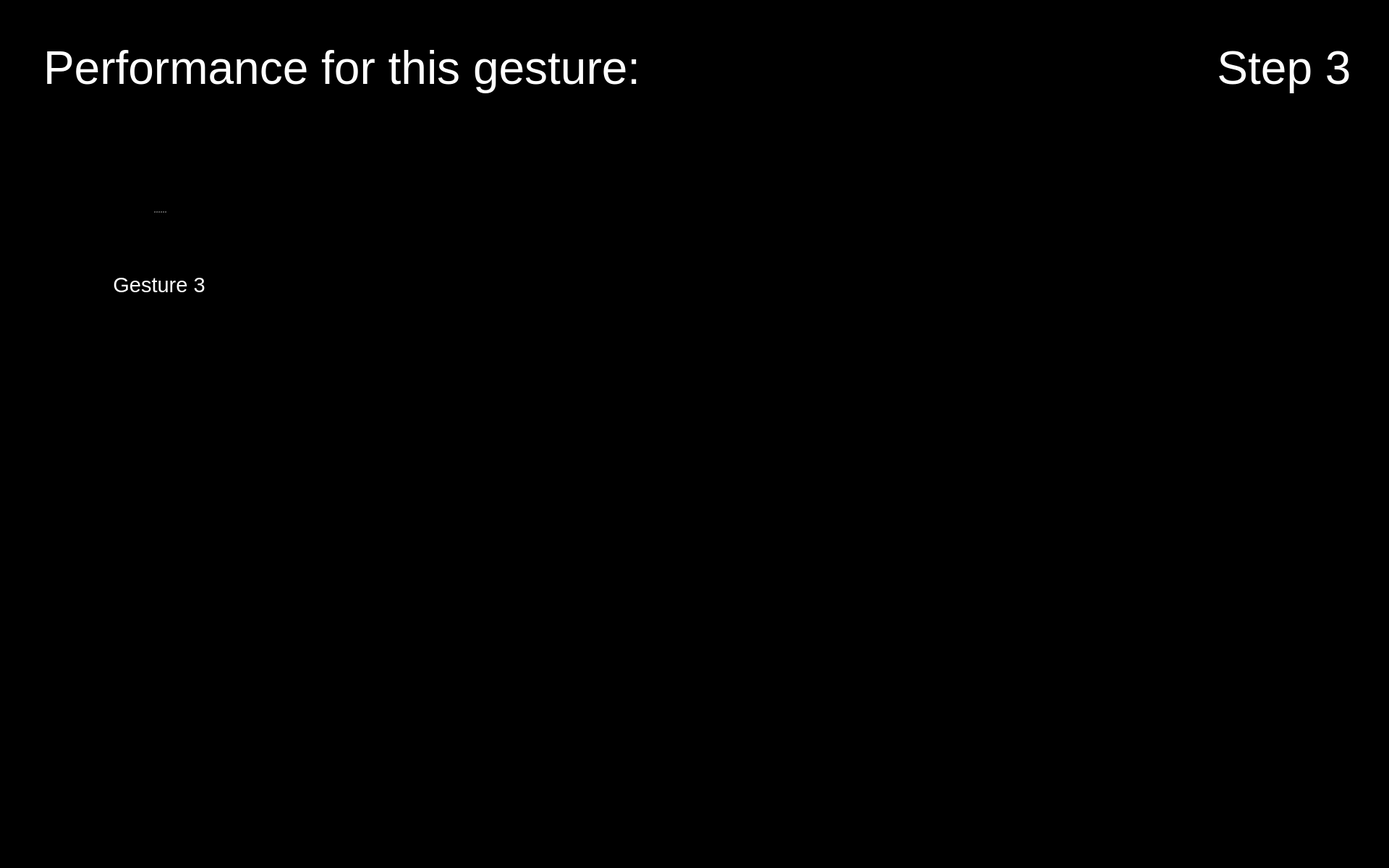
<?xml version="1.0" encoding="UTF-8"?>
<ui version="4.0">
 <class>Form</class>
 <widget class="QWidget" name="Form">
  <property name="geometry">
   <rect>
    <x>0</x>
    <y>0</y>
    <width>1920</width>
    <height>1200</height>
   </rect>
  </property>
  <property name="maximumSize">
   <size>
    <width>1920</width>
    <height>1200</height>
   </size>
  </property>
  <property name="windowTitle">
   <string>Form</string>
  </property>
  <property name="styleSheet">
   <string notr="true">background-color: rgb(0, 0, 0);</string>
  </property>
  <widget class="QPushButton" name="button_nav_left">
   <property name="enabled">
    <bool>true</bool>
   </property>
   <property name="geometry">
    <rect>
     <x>800</x>
     <y>560</y>
     <width>150</width>
     <height>150</height>
    </rect>
   </property>
   <property name="minimumSize">
    <size>
     <width>81</width>
     <height>81</height>
    </size>
   </property>
   <property name="maximumSize">
    <size>
     <width>150</width>
     <height>150</height>
    </size>
   </property>
   <property name="cursor">
    <cursorShape>OpenHandCursor</cursorShape>
   </property>
   <property name="focusPolicy">
    <enum>Qt::WheelFocus</enum>
   </property>
   <property name="contextMenuPolicy">
    <enum>Qt::DefaultContextMenu</enum>
   </property>
   <property name="layoutDirection">
    <enum>Qt::LeftToRight</enum>
   </property>
   <property name="autoFillBackground">
    <bool>false</bool>
   </property>
   <property name="styleSheet">
    <string notr="true"/>
   </property>
   <property name="icon">
    <iconset resource="resources/res.qrc">
     <normaloff>:/buttons/Button Left.svg</normaloff>:/buttons/Button Left.svg</iconset>
   </property>
   <property name="iconSize">
    <size>
     <width>144</width>
     <height>144</height>
    </size>
   </property>
   <property name="autoDefault">
    <bool>false</bool>
   </property>
   <property name="default">
    <bool>false</bool>
   </property>
   <property name="flat">
    <bool>true</bool>
   </property>
  </widget>
  <widget class="QPushButton" name="button_nav_right">
   <property name="enabled">
    <bool>true</bool>
   </property>
   <property name="geometry">
    <rect>
     <x>960</x>
     <y>560</y>
     <width>150</width>
     <height>150</height>
    </rect>
   </property>
   <property name="minimumSize">
    <size>
     <width>81</width>
     <height>81</height>
    </size>
   </property>
   <property name="maximumSize">
    <size>
     <width>150</width>
     <height>150</height>
    </size>
   </property>
   <property name="cursor">
    <cursorShape>OpenHandCursor</cursorShape>
   </property>
   <property name="focusPolicy">
    <enum>Qt::WheelFocus</enum>
   </property>
   <property name="contextMenuPolicy">
    <enum>Qt::DefaultContextMenu</enum>
   </property>
   <property name="layoutDirection">
    <enum>Qt::LeftToRight</enum>
   </property>
   <property name="autoFillBackground">
    <bool>false</bool>
   </property>
   <property name="styleSheet">
    <string notr="true"/>
   </property>
   <property name="icon">
    <iconset resource="resources/res.qrc">
     <normaloff>:/buttons/Button Right.svg</normaloff>:/buttons/Button Right.svg</iconset>
   </property>
   <property name="iconSize">
    <size>
     <width>144</width>
     <height>144</height>
    </size>
   </property>
   <property name="autoDefault">
    <bool>false</bool>
   </property>
   <property name="default">
    <bool>false</bool>
   </property>
   <property name="flat">
    <bool>true</bool>
   </property>
  </widget>
  <widget class="QPushButton" name="button_exit">
   <property name="enabled">
    <bool>true</bool>
   </property>
   <property name="geometry">
    <rect>
     <x>1760</x>
     <y>1040</y>
     <width>150</width>
     <height>150</height>
    </rect>
   </property>
   <property name="minimumSize">
    <size>
     <width>81</width>
     <height>81</height>
    </size>
   </property>
   <property name="maximumSize">
    <size>
     <width>150</width>
     <height>150</height>
    </size>
   </property>
   <property name="cursor">
    <cursorShape>OpenHandCursor</cursorShape>
   </property>
   <property name="focusPolicy">
    <enum>Qt::WheelFocus</enum>
   </property>
   <property name="contextMenuPolicy">
    <enum>Qt::DefaultContextMenu</enum>
   </property>
   <property name="icon">
    <iconset resource="resources/res.qrc">
     <normaloff>:/buttons/Button Exit.svg</normaloff>:/buttons/Button Exit.svg</iconset>
   </property>
   <property name="iconSize">
    <size>
     <width>144</width>
     <height>144</height>
    </size>
   </property>
   <property name="autoDefault">
    <bool>false</bool>
   </property>
   <property name="default">
    <bool>false</bool>
   </property>
   <property name="flat">
    <bool>true</bool>
   </property>
  </widget>
  <widget class="QLabel" name="icon_reaction_1">
   <property name="enabled">
    <bool>true</bool>
   </property>
   <property name="geometry">
    <rect>
     <x>1400</x>
     <y>250</y>
     <width>200</width>
     <height>200</height>
    </rect>
   </property>
   <property name="sizePolicy">
    <sizepolicy hsizetype="Preferred" vsizetype="Preferred">
     <horstretch>0</horstretch>
     <verstretch>0</verstretch>
    </sizepolicy>
   </property>
   <property name="maximumSize">
    <size>
     <width>200</width>
     <height>200</height>
    </size>
   </property>
   <property name="text">
    <string/>
   </property>
   <property name="scaledContents">
    <bool>true</bool>
   </property>
  </widget>
  <widget class="QLabel" name="image_step">
   <property name="geometry">
    <rect>
     <x>1650</x>
     <y>170</y>
     <width>250</width>
     <height>250</height>
    </rect>
   </property>
   <property name="font">
    <font>
     <pointsize>48</pointsize>
    </font>
   </property>
   <property name="styleSheet">
    <string notr="true">color: rgb(255, 255, 255);</string>
   </property>
   <property name="text">
    <string/>
   </property>
   <property name="pixmap">
    <pixmap resource="resources/res.qrc">:/detected steps/Detected Step3 Button.png</pixmap>
   </property>
   <property name="alignment">
    <set>Qt::AlignCenter</set>
   </property>
   <property name="wordWrap">
    <bool>true</bool>
   </property>
  </widget>
  <widget class="QLabel" name="icon_expert_1">
   <property name="enabled">
    <bool>true</bool>
   </property>
   <property name="geometry">
    <rect>
     <x>490</x>
     <y>220</y>
     <width>100</width>
     <height>100</height>
    </rect>
   </property>
   <property name="sizePolicy">
    <sizepolicy hsizetype="Preferred" vsizetype="Preferred">
     <horstretch>0</horstretch>
     <verstretch>0</verstretch>
    </sizepolicy>
   </property>
   <property name="maximumSize">
    <size>
     <width>100</width>
     <height>100</height>
    </size>
   </property>
   <property name="text">
    <string/>
   </property>
   <property name="pixmap">
    <pixmap resource="resources/res.qrc">:/img/Icon Expert.png</pixmap>
   </property>
   <property name="scaledContents">
    <bool>true</bool>
   </property>
  </widget>
  <widget class="QLabel" name="label_plot_1">
   <property name="geometry">
    <rect>
     <x>490</x>
     <y>180</y>
     <width>850</width>
     <height>340</height>
    </rect>
   </property>
   <property name="maximumSize">
    <size>
     <width>1200</width>
     <height>480</height>
    </size>
   </property>
   <property name="font">
    <font>
     <pointsize>48</pointsize>
    </font>
   </property>
   <property name="styleSheet">
    <string notr="true">color: rgb(255, 255, 255);</string>
   </property>
   <property name="text">
    <string/>
   </property>
   <property name="scaledContents">
    <bool>true</bool>
   </property>
  </widget>
  <widget class="QLabel" name="icon_newbie_1">
   <property name="enabled">
    <bool>true</bool>
   </property>
   <property name="geometry">
    <rect>
     <x>490</x>
     <y>380</y>
     <width>100</width>
     <height>100</height>
    </rect>
   </property>
   <property name="sizePolicy">
    <sizepolicy hsizetype="Preferred" vsizetype="Preferred">
     <horstretch>0</horstretch>
     <verstretch>0</verstretch>
    </sizepolicy>
   </property>
   <property name="maximumSize">
    <size>
     <width>100</width>
     <height>100</height>
    </size>
   </property>
   <property name="text">
    <string/>
   </property>
   <property name="pixmap">
    <pixmap resource="resources/res.qrc">:/img/Icon User.png</pixmap>
   </property>
   <property name="scaledContents">
    <bool>true</bool>
   </property>
  </widget>
  <widget class="QLabel" name="label_text_step">
   <property name="geometry">
    <rect>
     <x>1650</x>
     <y>20</y>
     <width>250</width>
     <height>150</height>
    </rect>
   </property>
   <property name="font">
    <font>
     <family>Arial</family>
     <pointsize>48</pointsize>
     <weight>9</weight>
     <italic>false</italic>
     <bold>false</bold>
    </font>
   </property>
   <property name="styleSheet">
    <string notr="true">font: 75 48pt &quot;Arial&quot;;
color: rgb(255, 255, 255);</string>
   </property>
   <property name="text">
    <string>Step 3</string>
   </property>
   <property name="textFormat">
    <enum>Qt::RichText</enum>
   </property>
   <property name="alignment">
    <set>Qt::AlignCenter</set>
   </property>
   <property name="wordWrap">
    <bool>true</bool>
   </property>
  </widget>
  <widget class="QSplitter" name="splitter_5">
   <property name="geometry">
    <rect>
     <x>60</x>
     <y>210</y>
     <width>320</width>
     <height>282</height>
    </rect>
   </property>
   <property name="orientation">
    <enum>Qt::Vertical</enum>
   </property>
   <widget class="QLabel" name="image_required_4">
    <property name="maximumSize">
     <size>
      <width>320</width>
      <height>240</height>
     </size>
    </property>
    <property name="text">
     <string/>
    </property>
    <property name="pixmap">
     <pixmap resource="resources/res.qrc">:/img/gesture3.png</pixmap>
    </property>
    <property name="scaledContents">
     <bool>true</bool>
    </property>
   </widget>
   <widget class="QLabel" name="text_required_4">
    <property name="font">
     <font>
      <family>Arial</family>
      <pointsize>22</pointsize>
      <weight>9</weight>
      <italic>false</italic>
      <bold>false</bold>
     </font>
    </property>
    <property name="styleSheet">
     <string notr="true">font: 75 22pt &quot;Arial&quot;;
color: rgb(255, 255, 255);</string>
    </property>
    <property name="text">
     <string>Gesture 3</string>
    </property>
    <property name="textFormat">
     <enum>Qt::PlainText</enum>
    </property>
    <property name="alignment">
     <set>Qt::AlignCenter</set>
    </property>
    <property name="wordWrap">
     <bool>true</bool>
    </property>
   </widget>
  </widget>
  <widget class="QLabel" name="label_trouble">
   <property name="geometry">
    <rect>
     <x>60</x>
     <y>20</y>
     <width>1280</width>
     <height>150</height>
    </rect>
   </property>
   <property name="font">
    <font>
     <family>Arial</family>
     <pointsize>48</pointsize>
     <weight>9</weight>
     <italic>false</italic>
     <bold>false</bold>
    </font>
   </property>
   <property name="styleSheet">
    <string notr="true">font: 75 48pt &quot;Arial&quot;;
color: rgb(255, 255, 255);</string>
   </property>
   <property name="text">
    <string>Performance for this gesture:</string>
   </property>
   <property name="textFormat">
    <enum>Qt::RichText</enum>
   </property>
   <property name="alignment">
    <set>Qt::AlignLeading|Qt::AlignLeft|Qt::AlignVCenter</set>
   </property>
   <property name="wordWrap">
    <bool>true</bool>
   </property>
  </widget>
  <zorder>label_plot_1</zorder>
  <zorder>button_nav_left</zorder>
  <zorder>button_nav_right</zorder>
  <zorder>button_exit</zorder>
  <zorder>icon_reaction_1</zorder>
  <zorder>image_step</zorder>
  <zorder>icon_expert_1</zorder>
  <zorder>icon_newbie_1</zorder>
  <zorder>label_text_step</zorder>
  <zorder>splitter_5</zorder>
  <zorder>label_trouble</zorder>
 </widget>
 <resources>
  <include location="resources/res.qrc"/>
 </resources>
 <connections/>
</ui>
